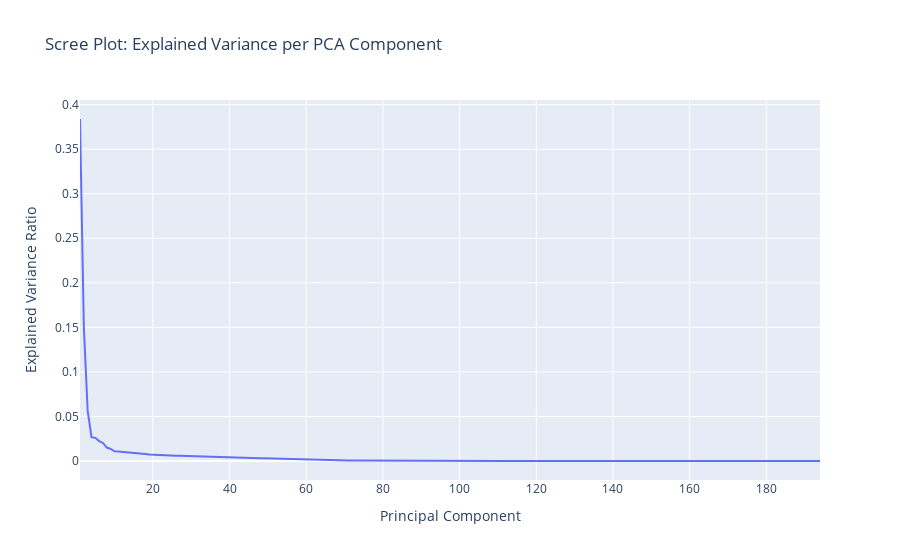
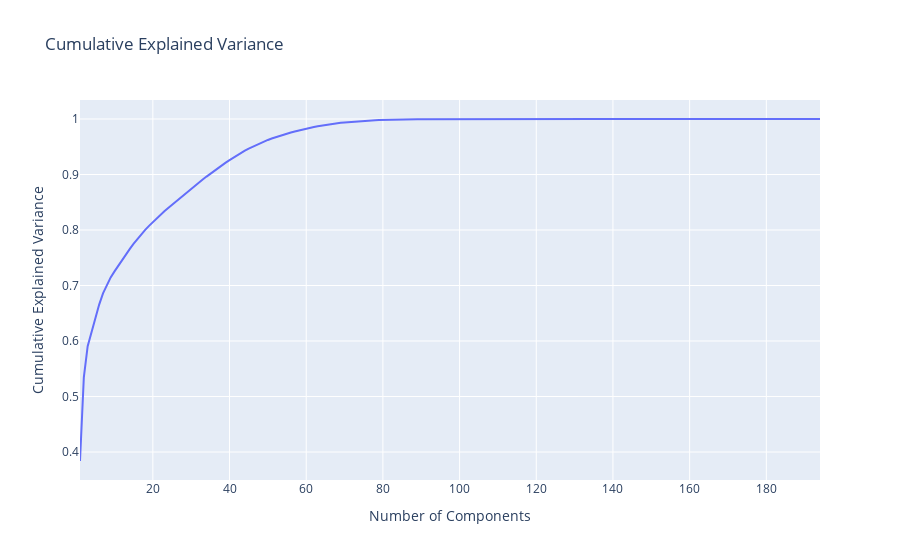
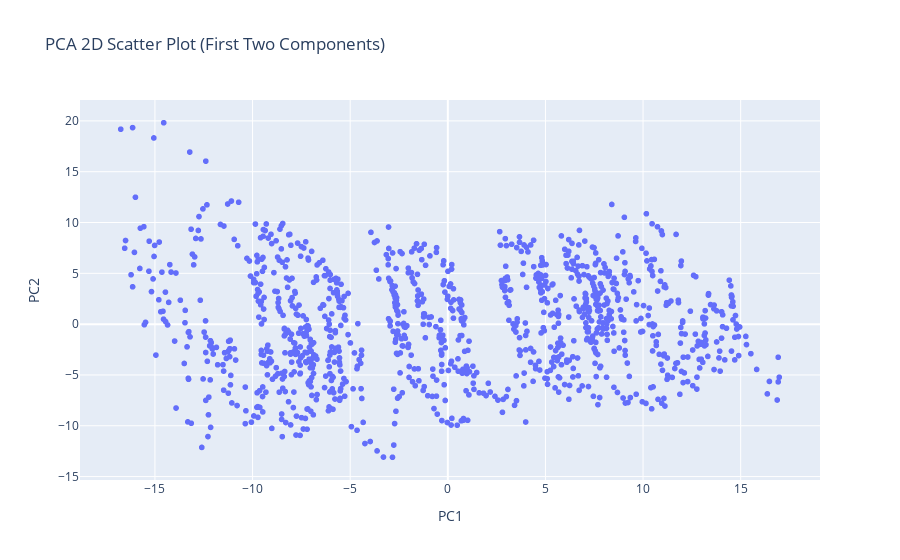
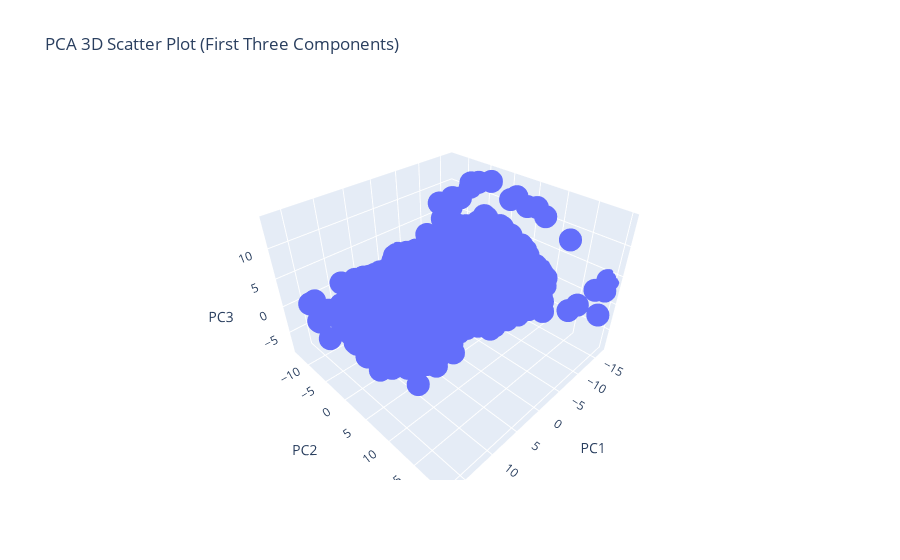

Notebook source saved alongside these figures, in order:
### Markdown cell above
## Riil

### Code cell
import pandas as pd
import numpy as np
from sklearn.preprocessing import StandardScaler
from sklearn.decomposition import PCA
import plotly.express as px

# Load the data
df = pd.read_csv('../../Data/technical_indicators_BBCA.csv', sep=';')

# Ensure 'Date' is in datetime format
df['Date'] = pd.to_datetime(df['Date'])

# Remove duplicate columns
df = df.loc[:, ~df.columns.duplicated()]

# Separate features, target, and date
features = df.drop(columns=['Date', 'Close', 'Adj Close'])
target = df['Close']
date = df['Date']

# Standardize the features
scaler = StandardScaler()
features_scaled = scaler.fit_transform(features)

# Apply PCA
pca = PCA()
pca.fit(features_scaled)

# Calculate cumulative explained variance
explained_variance_ratio = np.cumsum(pca.explained_variance_ratio_)

# Determine the number of components that explain 95% of the variance
optimal_n_components = np.argmax(explained_variance_ratio >= 0.95) + 1

# Fit PCA with the optimal number of components
pca_optimal = PCA(n_components=optimal_n_components)
pca_optimal_data = pca_optimal.fit_transform(features_scaled)

# Ensure date is used as index to keep track of rows
pca_df = pd.DataFrame(pca_optimal_data, columns=[f'PC{i+1}' for i in range(optimal_n_components)], index=date)

# Double check that 'target' aligns with 'date'
pca_df['Close'] = target.values  # Ensure alignment with target values

# Save to CSV files
pca_df.to_csv('pca_data_BBCA.csv', index_label='Date')

# Get the names of the top 5 contributing features for each component
top_5_features = np.array(features.columns)[np.argsort(-np.abs(pca_optimal.components_), axis=1)[:, :5]]

# Display results
print(f"Optimal number of components: {optimal_n_components}")
print("\nTop 5 contributing features for each component:")
for i, features in enumerate(top_5_features):
    print(f"PC{i+1}: {', '.join(features)}")
print(f"\nExplained variance ratio (cumulative): {explained_variance_ratio[:optimal_n_components]}")

# Scree plot
scree_plot = px.line(
    x=range(1, len(pca.explained_variance_ratio_) + 1),
    y=pca.explained_variance_ratio_,
    title="Scree Plot: Explained Variance per PCA Component",
    labels={"x": "Principal Component", "y": "Explained Variance Ratio"}
)

# Cumulative explained variance plot
cumulative_variance_plot = px.line(
    x=range(1, len(explained_variance_ratio) + 1),
    y=explained_variance_ratio,
    title="Cumulative Explained Variance",
    labels={"x": "Number of Components", "y": "Cumulative Explained Variance"}
)

# 2D Scatter plot
scatter_2d = px.scatter(
    x=pca_optimal_data[:, 0],
    y=pca_optimal_data[:, 1],
    title="PCA 2D Scatter Plot (First Two Components)",
    labels={"x": f'PC1', "y": f'PC2'}
)

# 3D Scatter plot (if applicable)
if optimal_n_components >= 3:
    scatter_3d = px.scatter_3d(
        x=pca_optimal_data[:, 0],
        y=pca_optimal_data[:, 1],
        z=pca_optimal_data[:, 2],
        title="PCA 3D Scatter Plot (First Three Components)",
        labels={"x": f'PC1', "y": f'PC2', "z": f'PC3'}
    )

# Show the plots
scree_plot.show()
cumulative_variance_plot.show()
scatter_2d.show()
if optimal_n_components >= 3:
    scatter_3d.show()

# Verify that 'Close' is the last column in the PCA dataframe
print("\nLast 5 columns of PCA dataframe:")
print(pca_df.columns[-5:].tolist())

### Figure 1 — Plotly figure (JSON) as saved in the notebook; plotly's stock layout.template omitted (floating-point values rounded to 4 significant figures; data arrays with more than 128 entries replaced by an {"elided": "..."} marker saying what was removed)
{"data": [{"hovertemplate": "Principal Component=%{x}<br>Explained Variance Ratio=%{y}<extra></extra>", "legendgroup": "", "line": {"color": "#636efa", "dash": "solid"}, "marker": {"symbol": "circle"}, "mode": "lines", "name": "", "orientation": "v", "showlegend": false, "type": "scatter", "x": {"elided": "194 int values"}, "xaxis": "x", "y": {"elided": "194 float values"}, "yaxis": "y"}], "layout": {"legend": {"tracegroupgap": 0}, "title": {"text": "Scree Plot: Explained Variance per PCA Component"}, "xaxis": {"anchor": "y", "domain": [0, 1], "title": {"text": "Principal Component"}}, "yaxis": {"anchor": "x", "domain": [0, 1], "title": {"text": "Explained Variance Ratio"}}}}

### Figure 2 — Plotly figure (JSON) as saved in the notebook; plotly's stock layout.template omitted (floating-point values rounded to 4 significant figures; data arrays with more than 128 entries replaced by an {"elided": "..."} marker saying what was removed)
{"data": [{"hovertemplate": "Number of Components=%{x}<br>Cumulative Explained Variance=%{y}<extra></extra>", "legendgroup": "", "line": {"color": "#636efa", "dash": "solid"}, "marker": {"symbol": "circle"}, "mode": "lines", "name": "", "orientation": "v", "showlegend": false, "type": "scatter", "x": {"elided": "194 int values"}, "xaxis": "x", "y": {"elided": "194 float values"}, "yaxis": "y"}], "layout": {"legend": {"tracegroupgap": 0}, "title": {"text": "Cumulative Explained Variance"}, "xaxis": {"anchor": "y", "domain": [0, 1], "title": {"text": "Number of Components"}}, "yaxis": {"anchor": "x", "domain": [0, 1], "title": {"text": "Cumulative Explained Variance"}}}}

### Figure 3 — Plotly figure (JSON) as saved in the notebook; plotly's stock layout.template omitted (floating-point values rounded to 4 significant figures; data arrays with more than 128 entries replaced by an {"elided": "..."} marker saying what was removed)
{"data": [{"hovertemplate": "PC1=%{x}<br>PC2=%{y}<extra></extra>", "legendgroup": "", "marker": {"color": "#636efa", "symbol": "circle"}, "mode": "markers", "name": "", "showlegend": false, "type": "scattergl", "x": {"elided": "1147 float values"}, "xaxis": "x", "y": {"elided": "1147 float values"}, "yaxis": "y"}], "layout": {"legend": {"tracegroupgap": 0}, "title": {"text": "PCA 2D Scatter Plot (First Two Components)"}, "xaxis": {"anchor": "y", "domain": [0, 1], "title": {"text": "PC1"}}, "yaxis": {"anchor": "x", "domain": [0, 1], "title": {"text": "PC2"}}}}

### Figure 4 — Plotly figure (JSON) as saved in the notebook; plotly's stock layout.template omitted (floating-point values rounded to 4 significant figures; data arrays with more than 128 entries replaced by an {"elided": "..."} marker saying what was removed)
{"data": [{"hovertemplate": "PC1=%{x}<br>PC2=%{y}<br>PC3=%{z}<extra></extra>", "legendgroup": "", "marker": {"color": "#636efa", "symbol": "circle"}, "mode": "markers", "name": "", "scene": "scene", "showlegend": false, "type": "scatter3d", "x": {"elided": "1147 float values"}, "y": {"elided": "1147 float values"}, "z": {"elided": "1147 float values"}}], "layout": {"legend": {"tracegroupgap": 0}, "scene": {"domain": {"x": [0, 1], "y": [0, 1]}, "xaxis": {"title": {"text": "PC1"}}, "yaxis": {"title": {"text": "PC2"}}, "zaxis": {"title": {"text": "PC3"}}}, "title": {"text": "PCA 3D Scatter Plot (First Three Components)"}}}
